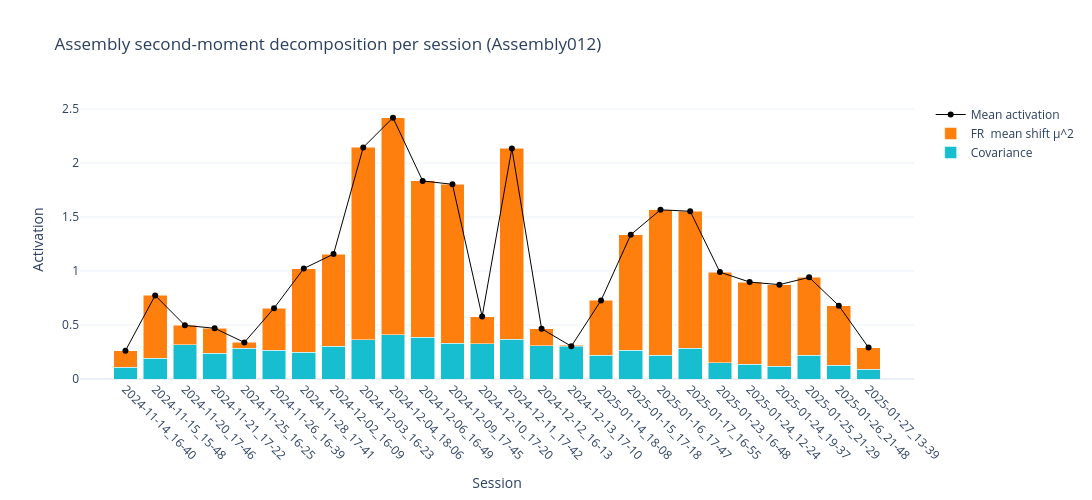

Notebook code cell kept with this figure:
### Code cell
# Assembly second-moment decomposition per session (bar plot)
assembly_name = "Assembly012"

unit_cols = [c for c in fr.columns if isinstance(c, str) and c.startswith("Unit")]
if len(unit_cols) == 0:
    raise ValueError("No Unit columns found in `fr`.")

fr_units_hz = fr.loc[:, unit_cols].apply(pd.to_numeric, errors="coerce").fillna(0.0)

# Global z-score per unit across all concatenated samples
fr_units_z = (fr_units_hz - fr_units_hz.mean(axis=0)) / fr_units_hz.std(axis=0, ddof=1)
fr_units_z = fr_units_z.replace([np.inf, -np.inf], np.nan).fillna(0.0)

w_raw = ensambles[assembly_name].copy()
idx_as_str = pd.Series(w_raw.index).astype(str)
if idx_as_str.str.startswith("Unit").all():
    w_by_unit = pd.Series(w_raw.values, index=idx_as_str.values)

w_by_unit = pd.to_numeric(w_by_unit, errors="coerce").reindex(unit_cols).fillna(0.0)
w = w_by_unit.values.astype(float)

# Projector used in get_ConcatenatedEnsambles40ms (self-terms removed)
P = np.outer(w, w)
np.fill_diagonal(P, 0.0)

session_ids = sorted(fr_units_z.index.get_level_values("session_id").unique().tolist())
rows = []
for s in session_ids:
    X = fr_units_z.xs(s, level="session_id").loc[:, unit_cols].to_numpy(dtype=float)
    if X.shape[0] < 2:
        continue

    mu = X.mean(axis=0)
    Xc = X - mu
    Sigma = (Xc.T @ Xc) / X.shape[0]  # ddof=0, population covariance

    var_total = float(np.trace(P @ Sigma))
    # By construction this is ~0 because diag(P) == 0
    var_within = float(np.sum(np.diag(P) * np.diag(Sigma)))
    var_cov = float(var_total - var_within)
    mu_part = float(mu @ P @ mu)

    # Empirical mean activation per session under the same projector
    act_bins = np.einsum("bi,ij,bj->b", X, P, X)
    activation_mean = float(np.mean(act_bins))

    rows.append({
        "session_id": s,
        "variance_within_part": var_within,
        "variance_cov_part": var_cov,
        "variance_part": var_total,
        "mu_part": mu_part,
        "activation_mean": activation_mean,
    })

decomp_df = pd.DataFrame(rows).set_index("session_id")
decomp_df["decomp_total"] = decomp_df["variance_part"] + decomp_df["mu_part"]
decomp_df["decomp_error"] = decomp_df["activation_mean"] - decomp_df["decomp_total"]

fig = go.Figure()
fig.add_trace(go.Bar(
    x=decomp_df.index,
    y=decomp_df["variance_cov_part"],
    name="Covariance",
    marker_color="#17becf",
))
fig.add_trace(go.Bar(
    x=decomp_df.index,
    y=decomp_df["mu_part"],
    name="FR  mean shift µ^2",
    marker_color="#ff7f0e",
))

fig.add_trace(go.Scatter(
    x=decomp_df.index,
    y=decomp_df["activation_mean"],
    mode="markers+lines",
    name="Mean activation",
    marker=dict(color="black", size=6),
    line=dict(color="black", width=1),
))

fig.update_layout(
    barmode="stack",
    title=f"Assembly second-moment decomposition per session ({assembly_name})",
    xaxis_title="Session",
    yaxis_title="Activation",
    template="plotly_white",
    width=1200,
    height=500,
)
fig.update_xaxes(tickangle=45)
fig.show()

decomp_df[[
    "variance_within_part",
    "variance_cov_part",
    "variance_part",
    "mu_part",
    "activation_mean",
    "decomp_total",
    "decomp_error",
]].head()

### Figure 1 — Plotly figure (JSON) as saved in the notebook; plotly's stock layout.template omitted (floating-point values rounded to 4 significant figures)
{"data": [{"marker": {"color": "#17becf"}, "name": "Covariance", "type": "bar", "x": ["2024-11-14_16-40", "2024-11-15_15-48", "2024-11-20_17-46", "2024-11-21_17-22", "2024-11-25_16-25", "2024-11-26_16-39", "2024-11-28_17-41", "2024-12-02_16-09", "2024-12-03_16-23", "2024-12-04_18-06", "2024-12-06_16-49", "2024-12-09_17-45", "2024-12-10_17-20", "2024-12-11_17-42", "2024-12-12_16-13", "2024-12-13_17-10", "2025-01-14_18-08", "2025-01-15_17-18", "2025-01-16_17-47", "2025-01-17_16-55", "2025-01-23_16-48", "2025-01-24_12-24", "2025-01-24_19-37", "2025-01-25_21-29", "2025-01-26_21-48", "2025-01-27_13-39"], "y": [0.1108, 0.1925, 0.3182, 0.2396, 0.2858, 0.2653, 0.2482, 0.303, 0.3654, 0.4106, 0.3871, 0.3301, 0.3251, 0.3679, 0.3099, 0.3129, 0.2178, 0.2675, 0.2215, 0.285, 0.1504, 0.1349, 0.1161, 0.2197, 0.1276, 0.09191]}, {"marker": {"color": "#ff7f0e"}, "name": "FR  mean shift µ^2", "type": "bar", "x": ["2024-11-14_16-40", "2024-11-15_15-48", "2024-11-20_17-46", "2024-11-21_17-22", "2024-11-25_16-25", "2024-11-26_16-39", "2024-11-28_17-41", "2024-12-02_16-09", "2024-12-03_16-23", "2024-12-04_18-06", "2024-12-06_16-49", "2024-12-09_17-45", "2024-12-10_17-20", "2024-12-11_17-42", "2024-12-12_16-13", "2024-12-13_17-10", "2025-01-14_18-08", "2025-01-15_17-18", "2025-01-16_17-47", "2025-01-17_16-55", "2025-01-23_16-48", "2025-01-24_12-24", "2025-01-24_19-37", "2025-01-25_21-29", "2025-01-26_21-48", "2025-01-27_13-39"], "y": [0.1517, 0.5814, 0.1785, 0.2303, 0.05307, 0.3908, 0.7751, 0.8537, 1.779, 2.009, 1.447, 1.473, 0.2532, 1.767, 0.1557, -0.009811, 0.5097, 1.069, 1.345, 1.268, 0.8395, 0.7627, 0.7578, 0.7215, 0.5514, 0.1992]}, {"line": {"color": "black", "width": 1}, "marker": {"color": "black", "size": 6}, "mode": "markers+lines", "name": "Mean activation", "type": "scatter", "x": ["2024-11-14_16-40", "2024-11-15_15-48", "2024-11-20_17-46", "2024-11-21_17-22", "2024-11-25_16-25", "2024-11-26_16-39", "2024-11-28_17-41", "2024-12-02_16-09", "2024-12-03_16-23", "2024-12-04_18-06", "2024-12-06_16-49", "2024-12-09_17-45", "2024-12-10_17-20", "2024-12-11_17-42", "2024-12-12_16-13", "2024-12-13_17-10", "2025-01-14_18-08", "2025-01-15_17-18", "2025-01-16_17-47", "2025-01-17_16-55", "2025-01-23_16-48", "2025-01-24_12-24", "2025-01-24_19-37", "2025-01-25_21-29", "2025-01-26_21-48", "2025-01-27_13-39"], "y": [0.2625, 0.7739, 0.4967, 0.4698, 0.3389, 0.6561, 1.023, 1.157, 2.145, 2.42, 1.834, 1.803, 0.5784, 2.135, 0.4655, 0.3031, 0.7275, 1.336, 1.567, 1.553, 0.9899, 0.8976, 0.8739, 0.9412, 0.679, 0.2911]}], "layout": {"barmode": "stack", "height": 500, "title": {"text": "Assembly second-moment decomposition per session (Assembly012)"}, "width": 1200, "xaxis": {"tickangle": 45, "title": {"text": "Session"}}, "yaxis": {"title": {"text": "Activation"}}}}
